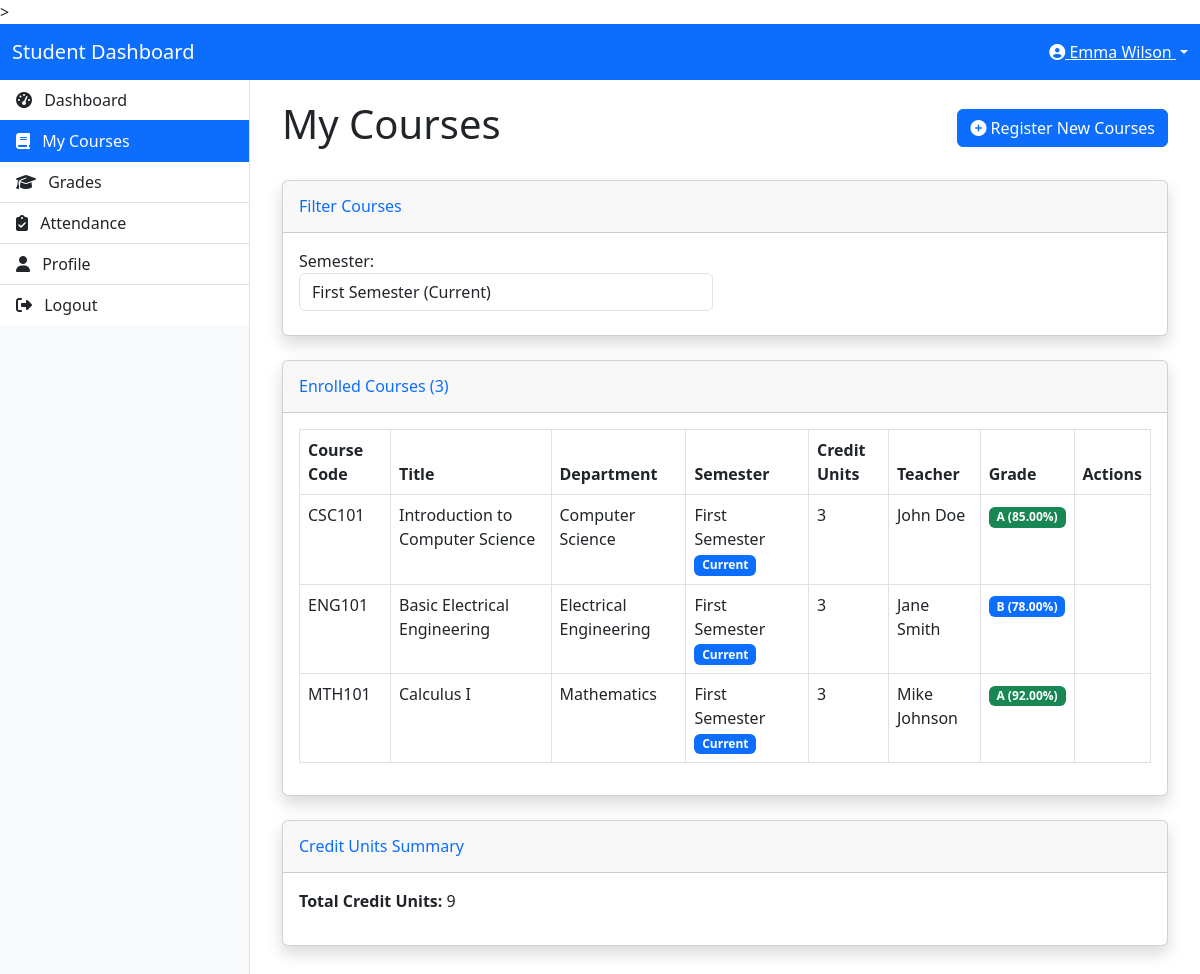
Page /student/courses.php (signed in) on the committed database.
### tables this page shows
CREATE TABLE IF NOT EXISTS users (
    id INT AUTO_INCREMENT PRIMARY KEY,
    full_name VARCHAR(100) NOT NULL,
    email VARCHAR(100) NOT NULL UNIQUE,
    password VARCHAR(255) NOT NULL,
    user_type_id INT NOT NULL,
    department_id INT,
    age INT,
    profile_picture VARCHAR(255) DEFAULT 'default.jpg',
    created_at TIMESTAMP DEFAULT CURRENT_TIMESTAMP,
    FOREIGN KEY (user_type_id) REFERENCES user_types(id),
    FOREIGN KEY (department_id) REFERENCES departments(id)
);

CREATE TABLE IF NOT EXISTS student_courses (
    id INT AUTO_INCREMENT PRIMARY KEY,
    student_id INT NOT NULL,
    course_id INT NOT NULL,
    semester_id INT NOT NULL,
    registered_at TIMESTAMP DEFAULT CURRENT_TIMESTAMP,
    FOREIGN KEY (student_id) REFERENCES users(id),
    FOREIGN KEY (course_id) REFERENCES courses(id),
    FOREIGN KEY (semester_id) REFERENCES semesters(id)
);

CREATE TABLE IF NOT EXISTS courses (
    id INT AUTO_INCREMENT PRIMARY KEY,
    course_code VARCHAR(20) NOT NULL,
    title VARCHAR(100) NOT NULL,
    department_id INT NOT NULL,
    semester_id INT NOT NULL,
    credit_units INT NOT NULL,
    teacher_id INT,
    FOREIGN KEY (department_id) REFERENCES departments(id),
    FOREIGN KEY (semester_id) REFERENCES semesters(id),
    FOREIGN KEY (teacher_id) REFERENCES users(id)
);

CREATE TABLE IF NOT EXISTS departments (
    id INT AUTO_INCREMENT PRIMARY KEY,
    name VARCHAR(100) NOT NULL,
    created_at TIMESTAMP DEFAULT CURRENT_TIMESTAMP
);

CREATE TABLE IF NOT EXISTS semesters (
    id INT AUTO_INCREMENT PRIMARY KEY,
    name VARCHAR(50) NOT NULL,
    is_current BOOLEAN DEFAULT FALSE
);

CREATE TABLE IF NOT EXISTS grades (
    id INT AUTO_INCREMENT PRIMARY KEY,
    student_id INT NOT NULL,
    course_id INT NOT NULL,
    semester_id INT NOT NULL,
    score DECIMAL(5,2) DEFAULT NULL,
    grade CHAR(2) DEFAULT NULL,
    grade_point DECIMAL(3,2) DEFAULT NULL,
    graded_by INT NOT NULL,
    graded_at TIMESTAMP DEFAULT CURRENT_TIMESTAMP,
    FOREIGN KEY (student_id) REFERENCES users(id),
    FOREIGN KEY (course_id) REFERENCES courses(id),
    FOREIGN KEY (semester_id) REFERENCES semesters(id),
    FOREIGN KEY (graded_by) REFERENCES users(id)
);

### classes/Database.php (called while the page is built, shortened)
<?php
class Database {
    private $host = "localhost";
    private $username = "root";
    private $password = "";
    private $database = "school_dashboard";
    private $conn;
    public function __construct() {
        $this->conn = new mysqli($this->host, $this->username, $this->password, $this->database);
    }
    public function query($sql) {
        return $this->conn->query($sql);
    }
    public function prepare($sql) {
        return $this->conn->prepare($sql);
    }
}
?>

### classes/SessionManager.php (called while the page is built, shortened)
<?php
class SessionManager {
    public static function getUserId() {
        return isset($_SESSION['user_id']) ? $_SESSION['user_id'] : null;
    }
}
?>

### classes/User.php (called while the page is built, shortened)
<?php
require_once 'Database.php';
class User {
    private $db;
    public function __construct() {
        $this->db = new Database();
    }
    public function getUserById($id) {
        $sql = "SELECT u.*, d.name as department_name
                FROM users u
                LEFT JOIN departments d ON u.department_id = d.id
                WHERE u.id = ?";
        $stmt = $this->db->prepare($sql);
        $stmt->bind_param("i", $id);
        $stmt->execute();
        $result = $stmt->get_result();
        if ($result->num_rows === 1) {
            return $result->fetch_assoc();
        }
        return false;
    }
}
?>

### classes/Semester.php (called while the page is built, shortened)
<?php
require_once 'Database.php';
class Semester {
    private $db;
    public function __construct() {
        $this->db = new Database();
    }
    public function getAllSemesters() {
        $sql = "SELECT * FROM semesters ORDER BY id";
        $result = $this->db->query($sql);
        $semesters = [];
        while ($row = $result->fetch_assoc()) {
            $semesters[] = $row;
        }
        return $semesters;
    }
    public function getCurrentSemester() {
        $sql = "SELECT * FROM semesters WHERE is_current = 1 LIMIT 1";
        $result = $this->db->query($sql);
        if ($result->num_rows === 1) {
            return $result->fetch_assoc();
        }
        return false;
    }
}
?>

### classes/Course.php (called while the page is built, shortened)
<?php
require_once 'Database.php';
class Course {
    private $db;
    public function __construct() {
        $this->db = new Database();
    }
    public function getStudentCourses($student_id) {
        $sql = "SELECT c.*, d.name as department_name, s.name as semester_name, u.full_name as teacher_name, sc.id as registration_id
                FROM student_courses sc
                JOIN courses c ON sc.course_id = c.id
                LEFT JOIN departments d ON c.department_id = d.id
                LEFT JOIN semesters s ON c.semester_id = s.id
                LEFT JOIN users u ON c.teacher_id = u.id
                WHERE sc.student_id = ?";
        $stmt = $this->db->prepare($sql);
        $stmt->bind_param("i", $student_id);
        $stmt->execute();
        $result = $stmt->get_result();
        $courses = [];
        while ($row = $result->fetch_assoc()) {
            $courses[] = $row;
        }
        return $courses;
    }
}
?>

### classes/Grade.php (called while the page is built, shortened)
<?php
require_once 'Database.php';
class Grade {
    private $db;
    public function __construct() {
        $this->db = new Database();
    }
    public function getGrade($student_id, $course_id, $semester_id) {
        $sql = "SELECT g.*, c.course_code, c.title, c.credit_units, u.full_name as grader_name
                FROM grades g
                JOIN courses c ON g.course_id = c.id
                JOIN users u ON g.graded_by = u.id
                WHERE g.student_id = ? AND g.course_id = ? AND g.semester_id = ?";
        $stmt = $this->db->prepare($sql);
        $stmt->bind_param("iii", $student_id, $course_id, $semester_id);
        $stmt->execute();
        $result = $stmt->get_result();
        if ($result->num_rows === 1) {
            return $result->fetch_assoc();
        }
        return false;
    }
}
?>

### student/courses.php (the view, shortened to what this page needs)
<?php
require_once '../classes/SessionManager.php';
require_once '../classes/User.php';
require_once '../classes/Course.php';
require_once '../classes/Grade.php';
require_once '../classes/Semester.php';
$user_id = SessionManager::getUserId();
$user = new User();
$userData = $user->getUserById($user_id);
$course = new Course();
$studentCourses = $course->getStudentCourses($user_id);
$semester = new Semester();
$semesters = $semester->getAllSemesters();
$currentSemester = $semester->getCurrentSemester();
$grade = new Grade();
$selected_semester_id = isset($_GET['semester_id']) ? intval($_GET['semester_id']) : ($currentSemester ? $currentSemester['id'] : 0);
if ($selected_semester_id > 0) {
    $filteredCourses = array_filter($studentCourses, function($course) use ($selected_semester_id) {
        return $course['semester_id'] == $selected_semester_id;
    });
} else {
    $filteredCourses = $studentCourses;
}
?>
<!DOCTYPE html>
<html lang="en">
<head>
    <link href="https://cdn.jsdelivr.net/npm/bootstrap@5.3.0-alpha1/dist/css/bootstrap.min.css" rel="stylesheet">
    <link rel="stylesheet" href="https://cdnjs.cloudflare.com/ajax/libs/font-awesome/6.4.0/css/all.min.css">>
</head>
<body>
    <nav class="navbar navbar-expand-lg navbar-dark bg-primary">
        <div class="container-fluid">
            <a class="navbar-brand" href="dashboard.php">Student Dashboard</a>
            <div class="ms-auto">
                <div class="dropdown">
                    <a class="text-white dropdown-toggle" href="#" role="button" id="dropdownMenuLink" data-bs-toggle="dropdown" aria-expanded="false">
                        <i class="fas fa-user-circle"></i> <?php echo $userData['full_name']; ?>
                    </a>
                </div>
            </div>
        </div>
    </nav>
    <div class="layout-container">
        <div class="sidebar">
            <div class="list-group list-group-flush">
                <a href="dashboard.php" class="list-group-item list-group-item-action">
                    <i class="fas fa-tachometer-alt me-2"></i> Dashboard
                </a>
                <a href="courses.php" class="list-group-item list-group-item-action active">
                    <i class="fas fa-book me-2"></i> My Courses
                </a>
                <a href="grades.php" class="list-group-item list-group-item-action">
                    <i class="fas fa-graduation-cap me-2"></i> Grades
                </a>
                <a href="attendance.php" class="list-group-item list-group-item-action">
                    <i class="fas fa-clipboard-check me-2"></i> Attendance
                </a>
                <a href="profile.php" class="list-group-item list-group-item-action">
                    <i class="fas fa-user me-2"></i> Profile
                </a>
                <a href="../logout.php" class="list-group-item list-group-item-action">
                    <i class="fas fa-sign-out-alt me-2"></i> Logout
                </a>
            </div>
        </div>
        <div class="content">
            <div class="container-fluid">
                <div class="d-flex justify-content-between align-items-center mb-4">
                    <h1>My Courses</h1>
                    <a href="register_courses.php" class="btn btn-primary">
                        <i class="fas fa-plus-circle"></i> Register New Courses
                    </a>
                </div>
                <div class="card shadow mb-4">
                    <div class="card-header py-3">
                        <h6 class="m-0 font-weight-bold text-primary">Filter Courses</h6>
                    </div>
                    <div class="card-body">
                        <form method="GET" action="courses.php" class="form-inline">
                            <div class="row">
                                <div class="col-md-6">
                                    <div class="form-group mb-2">
                                        <label for="semester_id" class="me-2">Semester:</label>
                                        <select name="semester_id" id="semester_id" class="form-control" onchange="this.form.submit()">
                                            <?php foreach ($semesters as $sem): ?>
                                                <option value="<?php echo $sem['id']; ?>" <?php echo $selected_semester_id == $sem['id'] ? 'selected' : ''; ?>>
                                                    <?php echo $sem['name']; ?> <?php echo $sem['is_current'] ? '(Current)' : ''; ?>
                                                </option>
                                            <?php endforeach; ?>
                                        </select>
                                    </div>
                                </div>
                            </div>
                        </form>
                    </div>
                </div>
                <div class="card shadow mb-4">
                    <div class="card-header py-3">
                        <h6 class="m-0 font-weight-bold text-primary">
                            Enrolled Courses (<?php echo count($filteredCourses); ?>)
                        </h6>
                    </div>
                    <div class="card-body">
                        <?php if (empty($filteredCourses)): ?>
                            <div class="alert alert-info">
                                <p>You are not enrolled in any courses for the selected semester.</p>
                                <?php if ($selected_semester_id == ($currentSemester ? $currentSemester['id'] : 0)): ?>
                                    <p>Click the "Register New Courses" button to register for courses.</p>
                                <?php endif; ?>
                            </div>
                        <?php else: ?>
                            <div class="table-responsive">
                                <table class="table table-bordered" width="100%" cellspacing="0">
                                    <thead>
                                        <tr>
                                            <th>Course Code</th>
                                            <th>Title</th>
                                            <th>Department</th>
                                            <th>Semester</th>
                                            <th>Credit Units</th>
                                            <th>Teacher</th>
                                            <th>Grade</th>
                                            <th>Actions</th>
                                        </tr>
                                    </thead>
                                    <tbody>
                                        <?php foreach ($filteredCourses as $c):
                                            $courseGrade = $grade->getGrade($user_id, $c['id'], $c['semester_id']);
                                            $hasGrade = $courseGrade !== false;
                                        ?>
                                            <tr>
                                                <td><?php echo $c['course_code']; ?></td>
                                                <td><?php echo $c['title']; ?></td>
                                                <td><?php echo $c['department_name']; ?></td>
                                                <td>
                                                    <?php echo $c['semester_name']; ?>
                                                    <?php if ($currentSemester && $c['semester_id'] == $currentSemester['id']): ?>
                                                        <span class="badge bg-primary">Current</span>
                                                    <?php endif; ?>
                                                </td>
                                                <td><?php echo $c['credit_units']; ?></td>
                                                <td><?php echo $c['teacher_name']; ?></td>
                                                <td>
                                                    <?php if ($hasGrade): ?>
                                                        <span class="badge <?php echo ($courseGrade['grade'] == 'F') ? 'bg-danger' : (($courseGrade['grade'] == 'A') ? 'bg-success' : 'bg-primary'); ?>">
                                                            <?php echo $courseGrade['grade']; ?> (<?php echo $courseGrade['score']; ?>%)
                                                        </span>
                                                    <?php else: ?>
                                                        <span class="badge bg-secondary">Not Graded</span>
                                                    <?php endif; ?>
                                                </td>
                                                <td>
                                                </td>
                                            </tr>
                                        <?php endforeach; ?>
                                    </tbody>
                                </table>
                            </div>
                        <?php endif; ?>
                    </div>
                </div>
                <?php if (!empty($filteredCourses)): ?>
                    <div class="card shadow mb-4">
                        <div class="card-header py-3">
                            <h6 class="m-0 font-weight-bold text-primary">Credit Units Summary</h6>
                        </div>
                        <div class="card-body">
                            <?php
                            $totalCredits = 0;
                            foreach ($filteredCourses as $c) {
                                $totalCredits += $c['credit_units'];
                            }
                            ?>
                            <p><strong>Total Credit Units:</strong> <?php echo $totalCredits; ?></p>
                        </div>
                    </div>
                <?php endif; ?>
            </div>
        </div>
    </div>
</body>
</html>

### rows in the picture
users: full_name "Emma Wilson"
student_courses: course.course_code "CSC101", course.title "Introduction to Computer Science", departments.name "Computer Science", semester.name "First Semester", course.credit_units "3", users.full_name "John Doe", grades.grade "A", grades.score "85.00"
student_courses: course.course_code "ENG101", course.title "Basic Electrical Engineering", departments.name "Electrical Engineering", semester.name "First Semester", course.credit_units "3", users.full_name "Jane Smith", grades.grade "B", grades.score "78.00"
student_courses: course.course_code "MTH101", course.title "Calculus I", departments.name "Mathematics", semester.name "First Semester", course.credit_units "3", users.full_name "Mike Johnson", grades.grade "A", grades.score "92.00"

### other values in the picture
count($filteredCourses) "3"
$totalCredits "9"
form field semester_id "First Semester (Current)"
